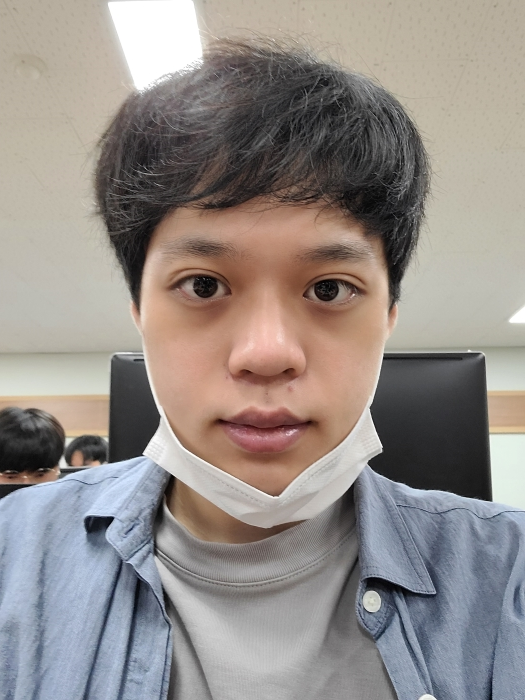
#> input picture image/jsw.jpg, 525 x 700 px
$ python eyes_detect.py
#> lines starting #> are read from the running program, lines starting #| are printed output that depends on the picture; after the words box and inside, x2 and y2 are one past the last pixel; in counts of white or black regions, pixels touching at a corner belong together
import cv2

def preprocessing():

    # 분석하기 위한 이미지 불러오기
    image = cv2.imread("image/jsw.jpg", cv2.IMREAD_COLOR)
#> image is the input picture: shape (700, 525, 3); mean B, G, R 136.9, 141, 148.1

    # 이미지가 존재하지 않으면, 에러 반환
    if image is None: return None, None

    # 이미지 크기 사이즈 변경
    image = cv2.resize(image, (700, 700))
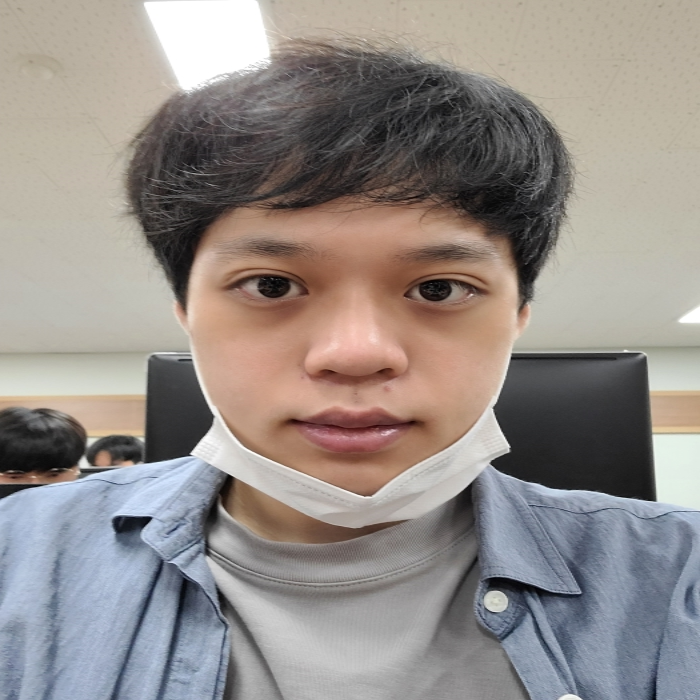
#> image: shape (700, 700, 3); mean B, G, R 136.9, 141, 148.2

    # 흑백사진으로 변경
    gray = cv2.cvtColor(image, cv2.COLOR_BGR2GRAY)
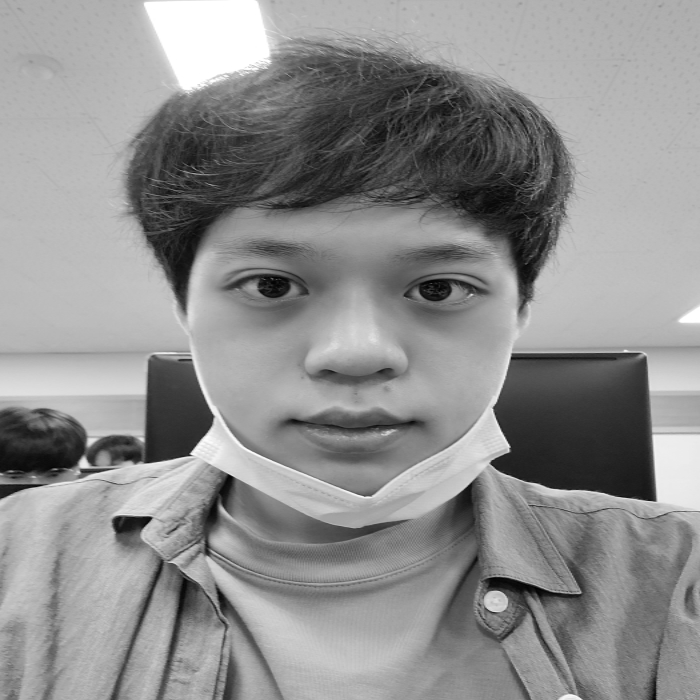
#> gray: shape (700, 700); min 1, max 255, mean 142.7

    cv2.imshow("gray1", gray)

    # 변환한 흑백사진으로부터 히스토그램 평활화
    gray = cv2.equalizeHist(gray)
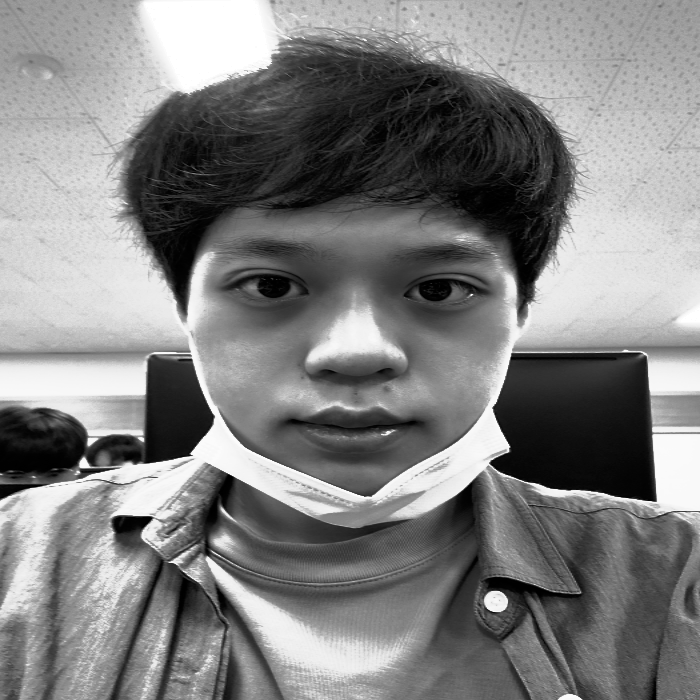
#> gray: shape (700, 700); min 0, max 255, mean 128.6

    cv2.imshow("gray2", gray)

    return image, gray


# 학습된 얼굴 정면검출기 사용하기
face_cascade = cv2.CascadeClassifier("data/haarcascade_frontalface_alt2.xml")

# 학습된 눈 검출기 사용하기
eye_cascade = cv2.CascadeClassifier("data/haarcascade_eye_tree_eyeglasses.xml")

# 인식률을 높이기 위한 전처리 함수 호출
image, gray = preprocessing() # 전처리

# 얼굴 검출 수행(정확도 높이는 방법의 아래 파라미터 조절)
# 얼굴 검출은 히스토그램 평활화한 이미지 사용
# scaleFactor : 1.5
# minNeighbors : 인근 유사 픽셀 발견 비율이 5번 이상
# flags : 0 => 더이상 사용하지 않는 인자값
# 분석할 이미지의 최소 크기 : 가로 100, 세로 100
faces = face_cascade.detectMultiScale(gray, 1.1, 5, 0, (100, 100))
#> faces = [[167, 148, 367, 367]]

# 얼굴 검출 성공했다면
if faces.any():

    # 얼굴 위치값 가져오기
    x, y, w, h = faces[0]
#> x = 167; y = 148; w = 367; h = 367

    # 원본 이미지로부터 얼굴 영역 가져오기
    faces_image = image[y : y + h, x : x + w]
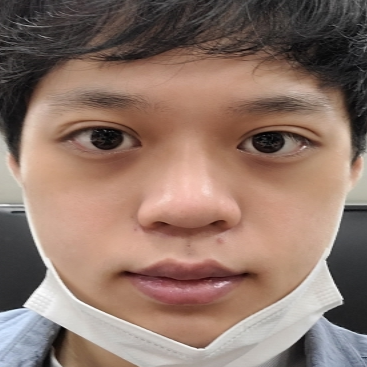
#> faces_image: shape (367, 367, 3); mean B, G, R 106.1, 117.7, 142.8

    # 눈 검출 수행하기(정확도 높이는 방법의 아래 파라미터를 조절함)
    # 눈 검출은얼굴 이미지 영역만 불러와 분석 수행
    # scaleFactor : 1.15
    # minNeighbors : 인근 유사 픽셀 발견 비율이 7 번 이상
    # flags : 0 => 더이상 사용하지 않는 인자값
    # 분석할 이미지의 최소 크기 : 가로 25, 세로 20
    eyes = eye_cascade.detectMultiScale(faces_image, 1.15, 7, 0, (25, 20))
#> eyes = [[228, 102, 82, 82], [62, 96, 84, 84]]

    # 눈을 찾을 수 없다면
    if len(eyes) == 2:
        for ex, ey, ew, eh in eyes:
            # 눈 가운데 위치 값 가져오기
            center = (x + ex + ew // 2, y + ey + eh // 2)

            # 눈 중심에 원 그리기
            cv2.circle(image, center, 10, (0, 255, 0), 2)
#> this loop made 2 passes
#> (ex, ey, ew, eh, center) on passes 1 to 2: (228, 102, 82, 82, (436, 291)), (62, 96, 84, 84, (271, 286))
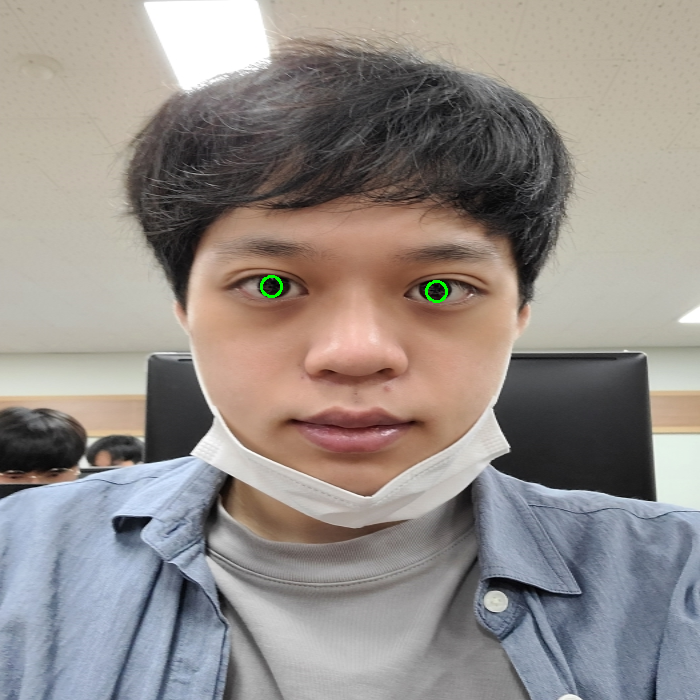
#> image: shape (700, 700, 3); 0.08% of pixels changed, all inside (x1, y1, x2, y2) = (260, 275, 448, 303)

    else:
        print("눈 미검출")

    # 얼굴 검출 사각형 그리기
    cv2.rectangle(image, faces[0], (255, 0, 0), 4)
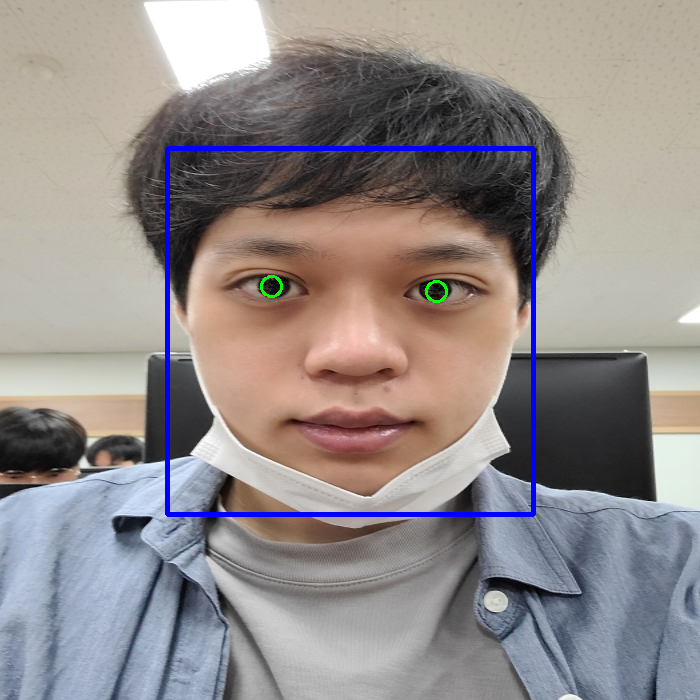
#> image: shape (700, 700, 3); 1.49% of pixels changed, all inside (x1, y1, x2, y2) = (165, 146, 536, 517)

    # 사이즈 변경된 이미지로 출력하기
    cv2.imshow("MyFace", image)

# 입력받는 것 대기하기, 작성안하면 결과창이 바로 닫힘
cv2.waitKey(0)
